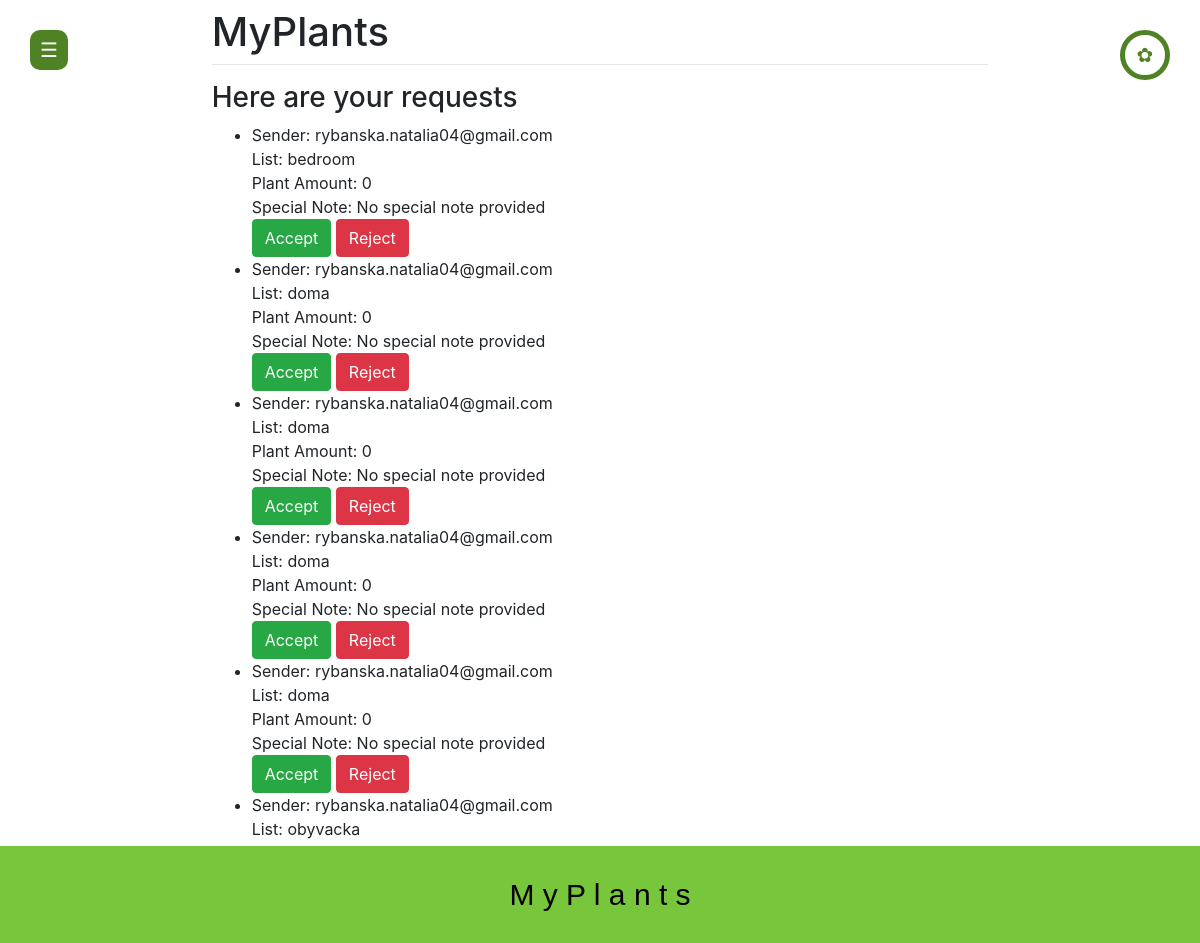
Before: /requests/ (signed in) with the older database file.
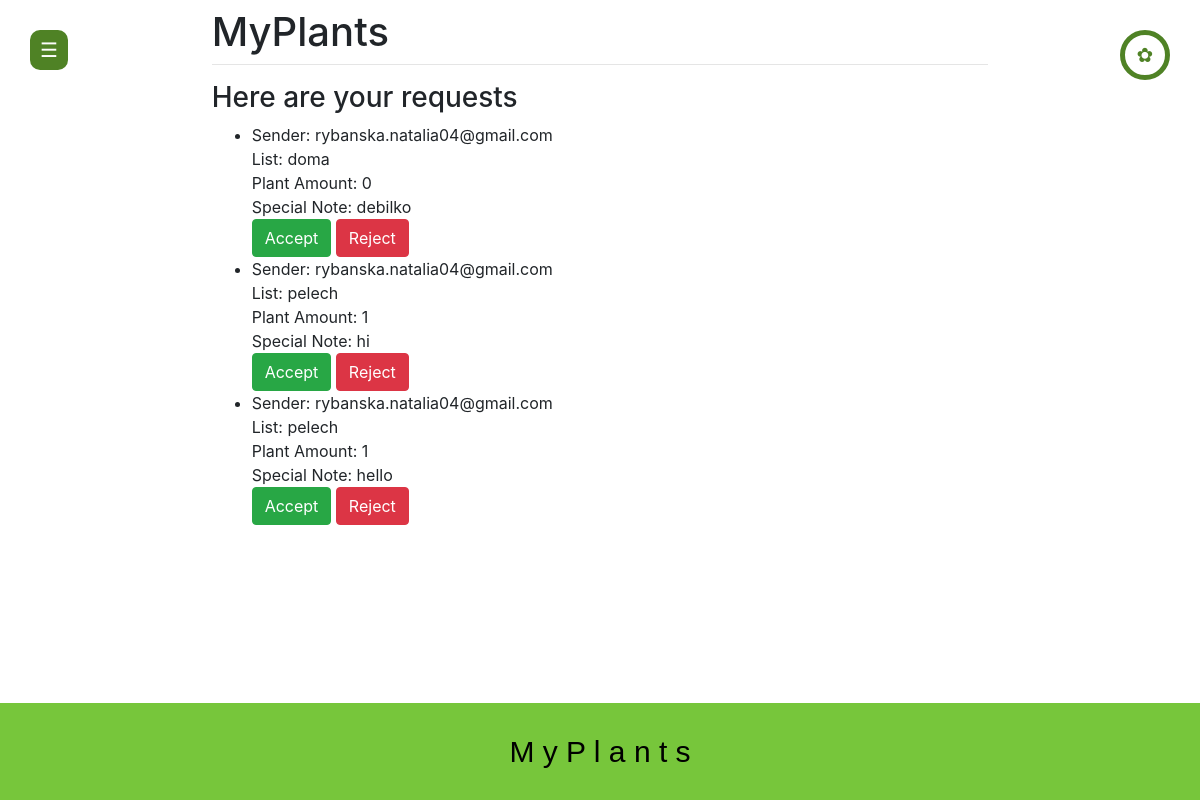
After: the same page with the newer database file.
### main/models.py (models this page shows, shortened)
class Requests(models.Model):
    senderID = models.ForeignKey(User, on_delete=models.CASCADE)
    listID = models.ForeignKey(PlantList, on_delete=models.CASCADE)
    receiverEmail = models.CharField(max_length=200)
    specialNote = models.CharField(max_length=200)

class PlantList(models.Model):
    userID = models.ForeignKey(User, on_delete=models.CASCADE)
    location = models.CharField(max_length=200)
    plantAmount = models.IntegerField(default=0)
    def __str__(self):
        return self.location

### main/views.py (the view, shortened to what this page needs)
# urls.py: path("requests/", views.requests, name="requests"),
def requests(request):
    user_requests = Requests.objects.filter(receiverEmail=request.user.email)
    return render(request, "main/requests.html", {'user_requests': user_requests})

### main/templates/main/requests.html (shortened to what this page needs)
{% extends 'main/base.html' %}
{% block content %}
<h3>Here are your requests</h3>
{% if user_requests %}
<ul>
    {% for request in user_requests %}
    <li>
        Sender: {{ request.senderID.email }}<br>
        List: {{ request.listID }}<br>
        Plant Amount: {{ request.listID.plantAmount }}<br>
        Special Note: {{ request.specialNote|default:"No special note provided" }}<br>
        <form method="POST">
            <button type="submit" class="btn btn-success" name="action" value="accept">Accept</button>
            <button type="submit" class="btn btn-danger" name="action" value="reject">Reject</button>
        </form>
    </li>
    {% endfor %}
</ul>
{% else %}
<p>No share requests found.</p>
{% endif %}
{% endblock %}

### main/templates/main/base.html (shortened to what this page needs)
<!DOCTYPE html>
<html>
<head>
    <link rel="stylesheet" href="https://cdnjs.cloudflare.com/ajax/libs/font-awesome/6.0.0-beta3/css/all.min.css"
>
    <link rel="stylesheet" href="https://cdn.jsdelivr.net/npm/bootstrap@4.3.1/dist/css/bootstrap.min.css"
>
</head>
<body class="{% if not request.user.is_authenticated %}hide{% endif %}">
<button class="toggle-btn" onclick="toggleSidebar()">☰</button>
<div id="content" name="content" class="main">
    <div class="row justify-content-center">
        <div class="col-8">
            <h1 class="mt-2">MyPlants</h1>
            <hr class="mt-0 mb4">
            {% block content %}
            {% endblock %}
        </div>
    </div>
</div>
<div class="horizontal-sidebar">
    <p>M y P l a n t s</p>
</div>
{% if request.user.is_authenticated %}
    <a href="{% url 'profile' %}">
      <button class="circular-button" onclick="toggleSidebar()">
        &#10047;
    </button>
{% endif %}
</body>
</html>

### main/templates/main/base.html (style rules this page uses)
.main { margin-left: 0; padding: 0px 10px; transition: 0.5s; }
.toggle-btn { position: fixed; top: 30px; left: 30px; background-color: #4F8225; color: #FCFDFC; border: none; font-size: 20px; cursor: pointer; padding: 5px 10px; z-index: 2; border-radius: 10px; }
.horizontal-sidebar { background-color: #77C63B; color: #000000; padding: 10px 0; position: fixed; bottom: 0; width: 100%; }
.horizontal-sidebar p { font-size: 30px; text-align: center; font-family: sans-serif; }
.circular-button { position: fixed; top: 30px; right: 30px; background-color: transparent; color: #4F8225; border: 5px solid #4F8225; font-size: 20px; cursor: pointer; padding: 5px 10px; z-index: 2; border-radius: 50%; width: 50px; height: 50px; display: flex; justify-content: center; align-items: center; }

Changed rows visible on the page:
removed Requests: senderID.email "rybanska.natalia04@gmail.com", listID "bedroom", listID.plantAmount "0", specialNote "No special note provided"
removed Requests: senderID.email "rybanska.natalia04@gmail.com", listID "doma", listID.plantAmount "0", specialNote "No special note provided"
removed Requests: senderID.email "rybanska.natalia04@gmail.com", listID "doma", listID.plantAmount "0", specialNote "No special note provided"
removed Requests: senderID.email "rybanska.natalia04@gmail.com", listID "doma", listID.plantAmount "0", specialNote "No special note provided"
removed Requests: senderID.email "rybanska.natalia04@gmail.com", listID "doma", listID.plantAmount "0", specialNote "No special note provided"
removed Requests: senderID.email "rybanska.natalia04@gmail.com", listID "obyvacka"
added Requests: senderID.email "rybanska.natalia04@gmail.com", listID "doma", listID.plantAmount "0", specialNote "debilko"
added Requests: senderID.email "rybanska.natalia04@gmail.com", listID "pelech", listID.plantAmount "1", specialNote "hi"
added Requests: senderID.email "rybanska.natalia04@gmail.com", listID "pelech", listID.plantAmount "1", specialNote "hello"
